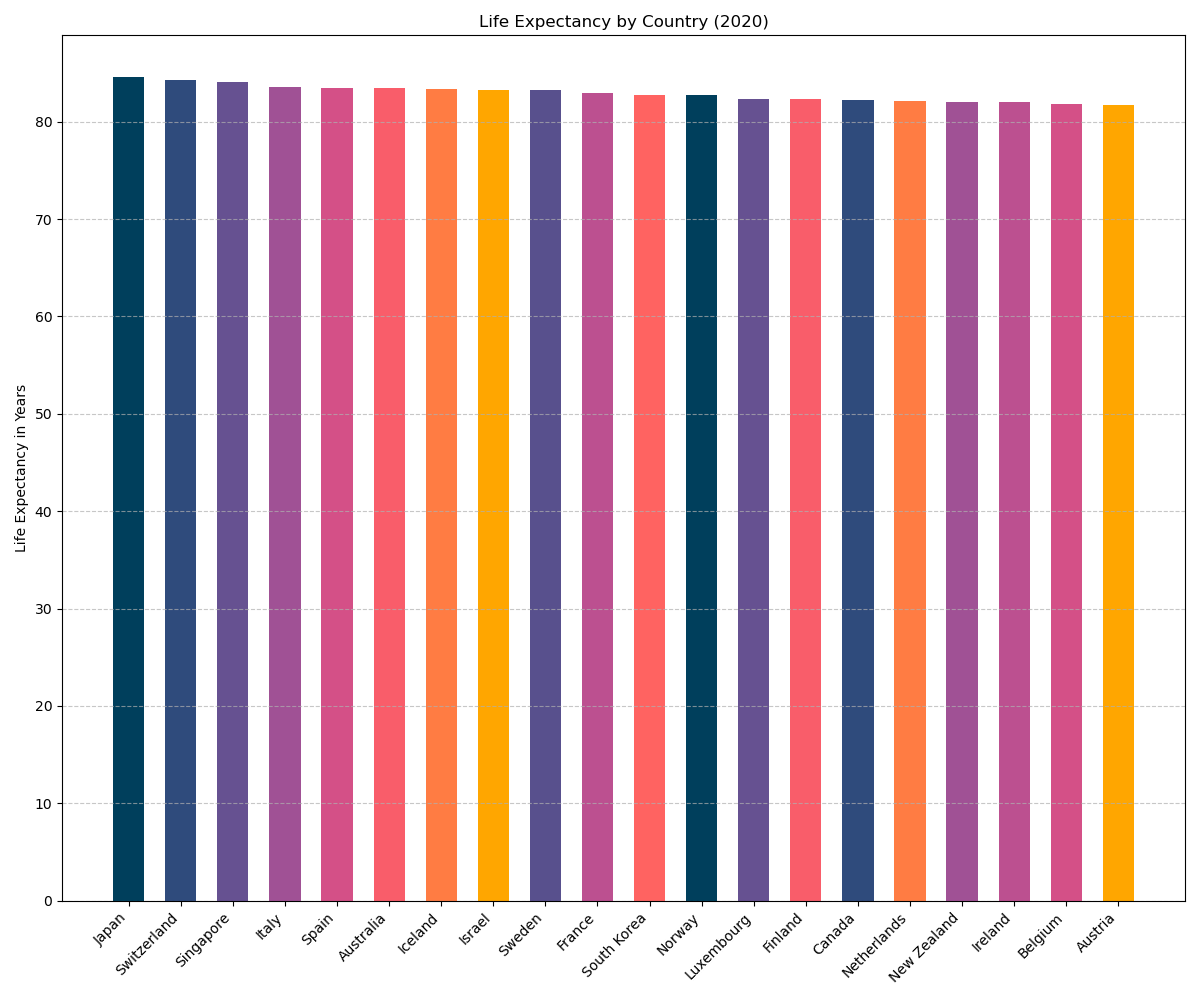

Python code for this plot:

import matplotlib.pyplot as plt

# Data
countries = ['Japan', 'Switzerland', 'Singapore', 'Italy', 'Spain', 
             'Australia', 'Iceland', 'Israel', 'Sweden', 'France', 
             'South Korea', 'Norway', 'Luxembourg', 'Finland', 
             'Canada', 'Netherlands', 'New Zealand', 'Ireland', 
             'Belgium', 'Austria']
life_expectancy = [84.63, 84.25, 84.07, 83.52, 83.50, 
                   83.44, 83.34, 83.25, 83.21, 82.97, 
                   82.75, 82.75, 82.31, 82.28, 
                   82.24, 82.15, 82.05, 82.00, 
                   81.83, 81.74]

# Create bar chart
plt.figure(figsize=(12, 10))  # Change width and height of the chart
colors = ['#003f5c', '#2f4b7c', '#665191', '#a05195', '#d45087', 
          '#f95d6a', '#ff7c43', '#ffa600', '#58508d', '#bc5090', 
          '#ff6361', '#003f5c', '#665191', '#f95d6a', 
          '#2f4b7c', '#ff7c43', '#a05195', '#bc5090', 
          '#d45087', '#ffa600']

plt.bar(countries, life_expectancy, color=colors, width=0.6)  # Change direction of chart and bar width

# Customizing the plot
plt.ylabel('Life Expectancy in Years')
plt.title('Life Expectancy by Country (2020)')
plt.xticks(rotation=45, ha='right')
plt.grid(axis='y', linestyle='--', alpha=0.7)

plt.tight_layout()
plt.show()
